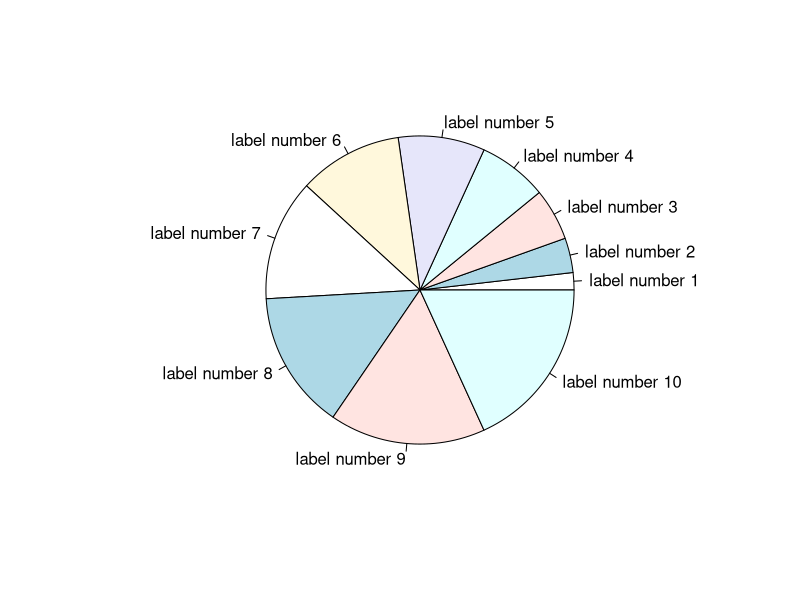

This figure's R source: (Note: this script raises an error after producing the figure.)
svg(filename="test.svg")
pie( 1:10, labels=paste("label number",1:10))
dev.off()
if (!file.exists("test.svg")) {
    stop("SVG not created!")
}
